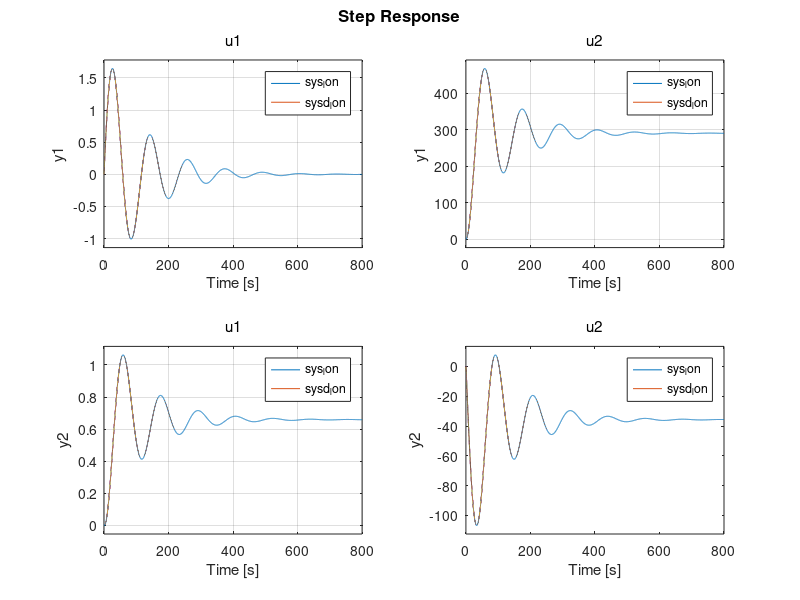

MATLAB code for this plot: (Note: this script raises an error after producing the figure.)
% -----------------------------------------------------------------------
% Ficheros: E8_ControlLongitudinalMIMO.m
% E8_ControlLongitudinalMIMOsim.mdl
%
% Fecha: 2 de noviembre de 2021
% Asignatura: ESCA
% -----------------------------------------------------------------------
clear
dt =0.001;
%1. La dinámica de una aeronave se ha linealizado para una condición de vuelo
% recto y nivelado (1000 m y 153 m/s). Las matrices que corresponden al modelo
% linealizado de la dinámica lateral se indican a continuación.
% x = [ vT alfa theta q ]'
A_lon = [-0.0191 2.5172 -9.8036 -0.2540
 -0.0008 -0.9713 0.0000 0.9126
 0.0000 0.0000 0.0000 1.0000
 0.0000 -0.7234 0.0000 -1.2607];
% u = [delta_TH delta_e]'
B_lon = [ 0.1128 0.0298
 0.0000 -0.0022
 -0.0000 0.0000
 0.0000 -0.1743];
%C_lon = [1 0 0 0 % vT
% 0 0 1 0]; % theta
C_lon = [1 0 0 0 % vT
 0 0 180/pi 0]; % theta
D_lon = zeros(2);
SN = {'vT','alfa','theta','q'};
IN = {'delta_TH','delta_e'};
ON = {'vT','theta'};
sys_lon = ss(A_lon,B_lon,C_lon,D_lon,'StateName',SN,'InputName',IN,'OutputName',ON)
% Actuadores para simulación
% Elevador
tau_e = 1/20;
delta_e_lim = [-25 25]; % límites de posición (rad)
delta_e_dot_lim = [-90 90]; % límites de velocidad (rad/s)
% Throttle
tau_th = 0.5;
delta_th_lim = [-0.2 0.8]*100; % límites (%)
delta_th_dot_lim = [-0.24 0.24]*100; % límites de velocidad (%/s)
%--------------------------------------------------------------------------
% Realizar un diseño de un controlador MIMO 2x2 por asignación de polos mediante
% realimentación del vector de estado para control de dinámica longitudinal.
% En cada caso habrá que elegir las variables controladas.
% Utilizar para ello las técnicas siguientes:
% Sistema en tiempo discreto
% tau_min = 1/1.37 modo corto periodo
 % aprox. Tm = tau_min/100
Tm = 0.003;
I = eye(4);
F_lon = A_lon*Tm + I;
G_lon = B_lon*Tm;
sysd_lon = ss(F_lon,G_lon,C_lon,D_lon,Tm);
% o mediante la función c2d:
sysd_lon = c2d(sys_lon,Tm,'zoh') % 'tustin': transformacion bilineal;
step(sys_lon,sysd_lon); grid
% Controlabilidad y Observabilidad:
Mc = [F_lon F_lon*G_lon F_lon^2*G_lon F_lon^3*G_lon];
% o con la función de Matlab:
Mc = ctrb(F_lon,G_lon);
if rank(Mc)==length(F_lon)
 disp('** Sistema controlable');
else
 disp('** Sistema no contrable');
end
Mo = [C_lon; C_lon*F_lon; C_lon*F_lon^2; C_lon*F_lon^3];
% o con la función d Matlab:
Mo = obsv(F_lon,C_lon);
if rank(Mo)==length(F_lon)
 disp('** Sistema observable');
else
 disp('** Sistema no observable');
end
%{
 Estabilidad del sistema en lazo cerrado en el plano Z:
 1) Para que el sistema sea estable los polos deben estar dentro del círculo
 unidad. Cualquier polo externo al círculo unidad hace al sistema inestable.
 2) Si un polo simple se presenta en z=1 o un par de polos complejos
 conjugados se presentan en el círculo unidad el sistema es críticamente
 estable.
 3) Los ceros en lazo cerrado no afectan a la estabilidad absoluta y
 pueden locarlizarse en cualquier parte.
%}
while 1
 opt = menu('ESCA: Ej.7 Diseño discreto control longitudinal', ...
 '1. Control modal - Observador de Luenberger',...
 '2. Diseño LQG (LQR + Filtro de Kalman)',...
 '3. Acción integral: Control Modal + Filtro de Kalman', ...
 '4. Acción integral: LQG (LQR + Filtro de Kalman)',...
 '5. Salir');
 switch opt
 case 1 % a) Control modal - Observador de Luenberger
 % Recordando que la relación entre el plano s y el plano z es
 % z = exp(Tm*s) se pueden reutilizar los diseños previos en tiempo
 % continuo:
 polos_c = exp(Tm*[-1 -3 -4 -8]');
 Kc = place(F_lon,G_lon,polos_c);
 Fyr = F_lon - G_lon*Kc;
 Cyr = C_lon - D_lon*Kc;
 PreC=[Cyr*(I-Fyr)^(-1)*G_lon+D_lon]^(-1);
 Gyr = G_lon*PreC;
 Dyr = D_lon*PreC;
 sysd_lon_lc = ss(Fyr,Gyr,Cyr,Dyr,Tm)
 pole(sysd_lon_lc)
 tzero(sysd_lon_lc)
 dcgain(sysd_lon_lc)
 zpk(sysd_lon_lc)
 damp(sysd_lon_lc)
 step(sysd_lon_lc); grid

 polos_o = exp(Tm*2*[-1 -3 -4 -8]');
 Ko_d = place(F_lon',C_lon',polos_o);
 Ko_d = Ko_d';
 case 2 % Diseño LQG (LQR + Filtro de Kalman)
 V1 = [0.1 0; 0 0.1];
 V2 = [2 0; 0 2];
 Ko_d = dlqe(F_lon,G_lon,C_lon,V1,V2);
 q1 = 5e7; % vT
 q2 = 5e7; % alfa
 q3 = 5e7; % theta
 q4 = 5e7; % q
 r1 = 1e4; % dTH
 r2 = 1e4; % de
 Qc = diag([q1 q2 q3 q4]);
 Rc = diag([r1 r2]);
 Kc = dlqr(F_lon,G_lon,Qc,Rc);
 Fyr = F_lon - G_lon*Kc;
 Cyr = C_lon - D_lon*Kc;
 PreC = [Cyr*(I-Fyr)^(-1)*G_lon+D_lon]^(-1);
 case 3 % Acción integral: Control Modal + Filtro de Kalman
 F_lon_a = [F_lon zeros(4,2);-Tm*C_lon eye(2)];
 G_lon_a = [G_lon; -Tm*D_lon];
 polos_a = exp(Tm*[-1 -1.5 -2 -2.5 -3 -4]);
 V1 = [0.1 0; 0 0.1];
 V2 = [2 0; 0 2];
 Ko_d = dlqe(F_lon,G_lon,C_lon,V1,V2);
 Kc_a = place(F_lon_a,G_lon_a,polos_a);
 Kc = Kc_a(:,1:4);
 Ki = -Kc_a(:,5:6);
 case 4 % Acción integral: LQG (LQR + Filtro de Kalman)
 F_lon_a = [F_lon zeros(4,2);-Tm*C_lon eye(2)];
 G_lon_a = [G_lon; -Tm*D_lon];
 q1 = 5e5;
 q2 = 5e5;
 q3 = 5e5;
 q4 = 5e5;
 q5 = 5e5;
 q6 = 5e5;
 r1 = 1e4;
 r2 = 1e4;
 Qc = diag([q1 q2 q3 q4 q5 q6]);
 Rc = diag([r1 r2]);
 Kc_a = dlqr(F_lon_a,G_lon_a,Qc,Rc);
 Ko_d = dlqe(F_lon,G_lon,C_lon,V1,V2);
 Kc = Kc_a(:,1:4);
 Ki = -Kc_a(:,5:6);
 V1 = [0.1 0; 0 0.1];
 V2 = [2 0; 0 2];

 case 5 % Salir
 break;
 end
end